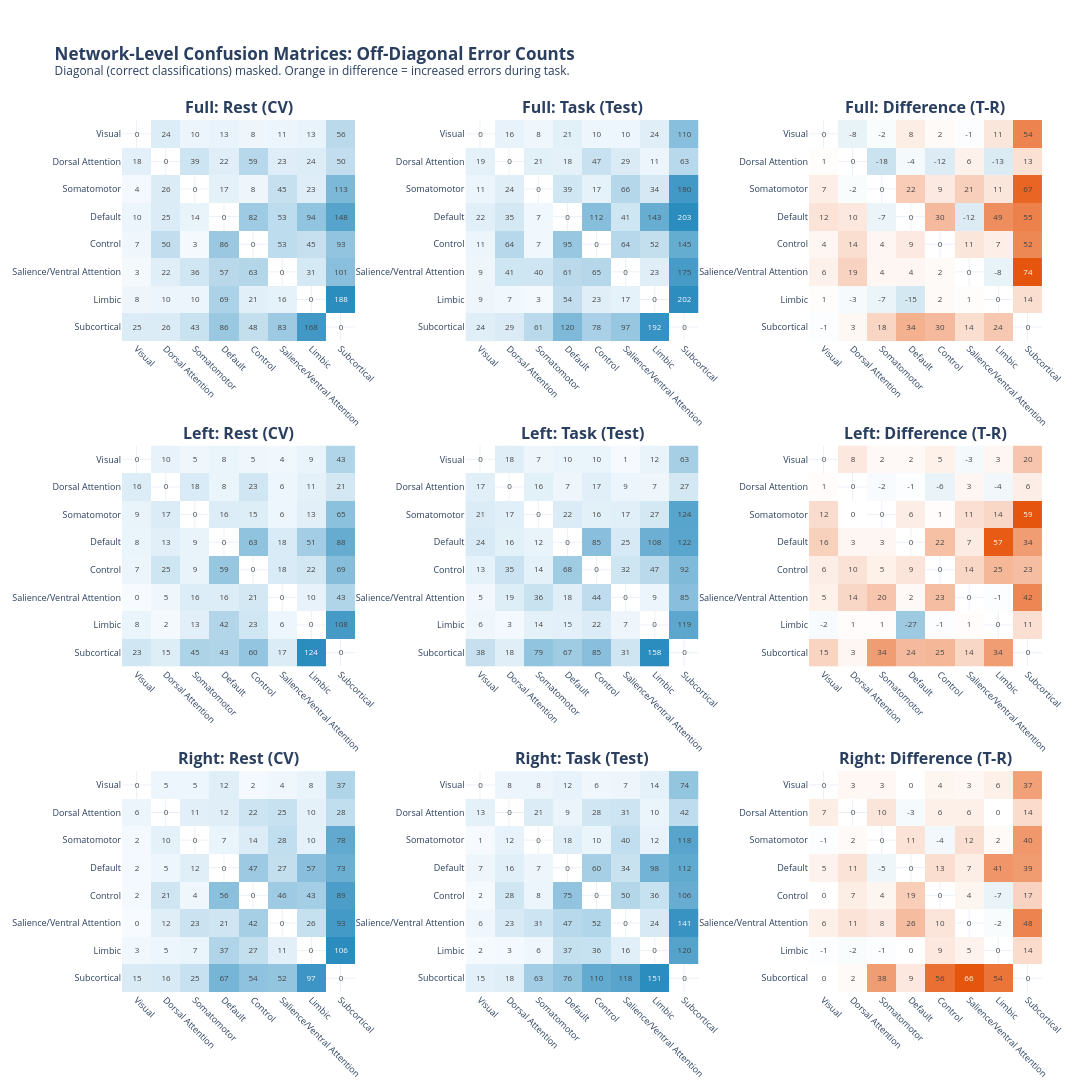

Notebook code cell kept with this figure:
### Markdown cell above
---
## 5. Network-Level Error Patterns

We now examine which functional networks confuse with which others. This analysis aggregates the 232×232 confusion matrix into an 8×8 network-level view.

**What to look for**:
- Are errors concentrated in specific network pairs (suggesting interpretable confusion patterns)?
- Does the task condition change which networks confuse with each other?
- Which networks show the largest error increases during task engagement?

### Code cell
def aggregate_to_network_sum(region_matrix, region_info):
    """Aggregate region-level confusion matrix to network-level absolute counts."""
    net_labels = region_info['major_network'].values
    df = pd.DataFrame(region_matrix, index=net_labels, columns=net_labels)
    
    row_grouped = df.groupby(level=0).sum()
    full_grouped = row_grouped.transpose().groupby(level=0).sum().transpose()
    
    net_matrix = full_grouped.reindex(index=NETWORKS, columns=NETWORKS).fillna(0)
    return net_matrix.values

# Process matrices for all models
full_rest_net = aggregate_to_network_sum(confusion_matrix_cv_full, region_info_full)
full_task_net = aggregate_to_network_sum(confusion_matrix_task_full, region_info_full)
lh_rest_net = aggregate_to_network_sum(confusion_matrix_cv_lh, region_info_lh)
lh_task_net = aggregate_to_network_sum(confusion_matrix_task_lh, region_info_lh)
rh_rest_net = aggregate_to_network_sum(confusion_matrix_cv_rh, region_info_rh)
rh_task_net = aggregate_to_network_sum(confusion_matrix_task_rh, region_info_rh)

# Organize for plotting: [Full, Left, Right] × [Rest, Task, Difference]
matrix_data = [
    [full_rest_net, full_task_net, (full_task_net - full_rest_net)],
    [lh_rest_net, lh_task_net, (lh_task_net - lh_rest_net)],
    [rh_rest_net, rh_task_net, (rh_task_net - rh_rest_net)]
]

# Define color schemes
colorscale_seq = [[0, '#f7fbff'], [1, '#2b8cbe']]  # Sequential blue
colorscale_div = [[0, '#2b8cbe'], [0.5, '#ffffff'], [1, '#e6550d']]  # Diverging blue-orange

# Create 3×3 heatmap grid
rows_labels = ['Full', 'Left', 'Right']
cols_labels = ['Rest (CV)', 'Task (Test)', 'Difference (T-R)']

fig = make_subplots(
    rows=3, cols=3,
    subplot_titles=[f"<b>{r}: {c}</b>" for r in rows_labels for c in cols_labels],
    horizontal_spacing=0.12, 
    vertical_spacing=0.12
)

for i in range(3):
    for j in range(3):
        data = matrix_data[i][j].copy()
        mask = np.eye(len(NETWORKS), dtype=bool)
        data_masked = np.where(mask, None, data)  # Mask diagonal (correct classifications)
        
        if j < 2:  # Rest or Task
            colorscale = colorscale_seq
            valid_vals = data_masked[data_masked != None]
            zmin, zmax = 0, np.nanmax(valid_vals) if len(valid_vals) > 0 else 1
        else:  # Difference
            colorscale = colorscale_div
            valid_vals = data_masked[data_masked != None].astype(float)
            limit = np.nanmax(np.abs(valid_vals)) if len(valid_vals) > 0 else 1
            zmin, zmax = -limit, limit

        fig.add_trace(
            go.Heatmap(
                z=data_masked, x=NETWORKS, y=NETWORKS,
                colorscale=colorscale, zmin=zmin, zmax=zmax,
                text=data_masked, texttemplate="%{text:.0f}", textfont={"size": 8},
                showscale=False,
                hovertemplate="True: %{y}<br>Predicted: %{x}<br>Count: %{z}<extra></extra>"
            ),
            row=i+1, col=j+1
        )

fig.update_layout(
    title_text="<b>Network-Level Confusion Matrices: Off-Diagonal Error Counts</b><br>" +
               "<sup>Diagonal (correct classifications) masked. Orange in difference = increased errors during task.</sup>",
    template="plotly_white",
    height=1200, width=1400,
    margin=dict(l=120, r=50, t=120, b=100)
)

fig.update_xaxes(tickangle=45, tickfont=dict(size=9))
fig.update_yaxes(autorange="reversed", tickfont=dict(size=9))

fig.show()

### Figure 1 — Plotly figure (JSON) as saved in the notebook; plotly's stock layout.template omitted (floating-point values rounded to 4 significant figures)
{"data": [{"colorscale": [[0, "#f7fbff"], [1, "#2b8cbe"]], "hovertemplate": "True: %{y}<br>Predicted: %{x}<br>Count: %{z}<extra></extra>", "showscale": false, "text": [[null, 24, 10, 13, 8, 11, 13, 56], [18, null, 39, 22, 59, 23, 24, 50], [4, 26, null, 17, 8, 45, 23, 113], [10, 25, 14, null, 82, 53, 94, 148], [7, 50, 3, 86, null, 53, 45, 93], [3, 22, 36, 57, 63, null, 31, 101], [8, 10, 10, 69, 21, 16, null, 188], [25, 26, 43, 86, 48, 83, 168, null]], "textfont": {"size": 8}, "texttemplate": "%{text:.0f}", "type": "heatmap", "x": ["Visual", "Dorsal Attention", "Somatomotor", "Default", "Control", "Salience/Ventral Attention", "Limbic", "Subcortical"], "xaxis": "x", "y": ["Visual", "Dorsal Attention", "Somatomotor", "Default", "Control", "Salience/Ventral Attention", "Limbic", "Subcortical"], "yaxis": "y", "z": [[null, 24, 10, 13, 8, 11, 13, 56], [18, null, 39, 22, 59, 23, 24, 50], [4, 26, null, 17, 8, 45, 23, 113], [10, 25, 14, null, 82, 53, 94, 148], [7, 50, 3, 86, null, 53, 45, 93], [3, 22, 36, 57, 63, null, 31, 101], [8, 10, 10, 69, 21, 16, null, 188], [25, 26, 43, 86, 48, 83, 168, null]], "zmax": 188, "zmin": 0}, {"colorscale": [[0, "#f7fbff"], [1, "#2b8cbe"]], "hovertemplate": "True: %{y}<br>Predicted: %{x}<br>Count: %{z}<extra></extra>", "showscale": false, "text": [[null, 16, 8, 21, 10, 10, 24, 110], [19, null, 21, 18, 47, 29, 11, 63], [11, 24, null, 39, 17, 66, 34, 180], [22, 35, 7, null, 112, 41, 143, 203], [11, 64, 7, 95, null, 64, 52, 145], [9, 41, 40, 61, 65, null, 23, 175], [9, 7, 3, 54, 23, 17, null, 202], [24, 29, 61, 120, 78, 97, 192, null]], "textfont": {"size": 8}, "texttemplate": "%{text:.0f}", "type": "heatmap", "x": ["Visual", "Dorsal Attention", "Somatomotor", "Default", "Control", "Salience/Ventral Attention", "Limbic", "Subcortical"], "xaxis": "x2", "y": ["Visual", "Dorsal Attention", "Somatomotor", "Default", "Control", "Salience/Ventral Attention", "Limbic", "Subcortical"], "yaxis": "y2", "z": [[null, 16, 8, 21, 10, 10, 24, 110], [19, null, 21, 18, 47, 29, 11, 63], [11, 24, null, 39, 17, 66, 34, 180], [22, 35, 7, null, 112, 41, 143, 203], [11, 64, 7, 95, null, 64, 52, 145], [9, 41, 40, 61, 65, null, 23, 175], [9, 7, 3, 54, 23, 17, null, 202], [24, 29, 61, 120, 78, 97, 192, null]], "zmax": 203, "zmin": 0}, {"colorscale": [[0, "#2b8cbe"], [0.5, "#ffffff"], [1, "#e6550d"]], "hovertemplate": "True: %{y}<br>Predicted: %{x}<br>Count: %{z}<extra></extra>", "showscale": false, "text": [[null, -8, -2, 8, 2, -1, 11, 54], [1, null, -18, -4, -12, 6, -13, 13], [7, -2, null, 22, 9, 21, 11, 67], [12, 10, -7, null, 30, -12, 49, 55], [4, 14, 4, 9, null, 11, 7, 52], [6, 19, 4, 4, 2, null, -8, 74], [1, -3, -7, -15, 2, 1, null, 14], [-1, 3, 18, 34, 30, 14, 24, null]], "textfont": {"size": 8}, "texttemplate": "%{text:.0f}", "type": "heatmap", "x": ["Visual", "Dorsal Attention", "Somatomotor", "Default", "Control", "Salience/Ventral Attention", "Limbic", "Subcortical"], "xaxis": "x3", "y": ["Visual", "Dorsal Attention", "Somatomotor", "Default", "Control", "Salience/Ventral Attention", "Limbic", "Subcortical"], "yaxis": "y3", "z": [[null, -8, -2, 8, 2, -1, 11, 54], [1, null, -18, -4, -12, 6, -13, 13], [7, -2, null, 22, 9, 21, 11, 67], [12, 10, -7, null, 30, -12, 49, 55], [4, 14, 4, 9, null, 11, 7, 52], [6, 19, 4, 4, 2, null, -8, 74], [1, -3, -7, -15, 2, 1, null, 14], [-1, 3, 18, 34, 30, 14, 24, null]], "zmax": 74, "zmin": -74}, {"colorscale": [[0, "#f7fbff"], [1, "#2b8cbe"]], "hovertemplate": "True: %{y}<br>Predicted: %{x}<br>Count: %{z}<extra></extra>", "showscale": false, "text": [[null, 10, 5, 8, 5, 4, 9, 43], [16, null, 18, 8, 23, 6, 11, 21], [9, 17, null, 16, 15, 6, 13, 65], [8, 13, 9, null, 63, 18, 51, 88], [7, 25, 9, 59, null, 18, 22, 69], [0, 5, 16, 16, 21, null, 10, 43], [8, 2, 13, 42, 23, 6, null, 108], [23, 15, 45, 43, 60, 17, 124, null]], "textfont": {"size": 8}, "texttemplate": "%{text:.0f}", "type": "heatmap", "x": ["Visual", "Dorsal Attention", "Somatomotor", "Default", "Control", "Salience/Ventral Attention", "Limbic", "Subcortical"], "xaxis": "x4", "y": ["Visual", "Dorsal Attention", "Somatomotor", "Default", "Control", "Salience/Ventral Attention", "Limbic", "Subcortical"], "yaxis": "y4", "z": [[null, 10, 5, 8, 5, 4, 9, 43], [16, null, 18, 8, 23, 6, 11, 21], [9, 17, null, 16, 15, 6, 13, 65], [8, 13, 9, null, 63, 18, 51, 88], [7, 25, 9, 59, null, 18, 22, 69], [0, 5, 16, 16, 21, null, 10, 43], [8, 2, 13, 42, 23, 6, null, 108], [23, 15, 45, 43, 60, 17, 124, null]], "zmax": 124, "zmin": 0}, {"colorscale": [[0, "#f7fbff"], [1, "#2b8cbe"]], "hovertemplate": "True: %{y}<br>Predicted: %{x}<br>Count: %{z}<extra></extra>", "showscale": false, "text": [[null, 18, 7, 10, 10, 1, 12, 63], [17, null, 16, 7, 17, 9, 7, 27], [21, 17, null, 22, 16, 17, 27, 124], [24, 16, 12, null, 85, 25, 108, 122], [13, 35, 14, 68, null, 32, 47, 92], [5, 19, 36, 18, 44, null, 9, 85], [6, 3, 14, 15, 22, 7, null, 119], [38, 18, 79, 67, 85, 31, 158, null]], "textfont": {"size": 8}, "texttemplate": "%{text:.0f}", "type": "heatmap", "x": ["Visual", "Dorsal Attention", "Somatomotor", "Default", "Control", "Salience/Ventral Attention", "Limbic", "Subcortical"], "xaxis": "x5", "y": ["Visual", "Dorsal Attention", "Somatomotor", "Default", "Control", "Salience/Ventral Attention", "Limbic", "Subcortical"], "yaxis": "y5", "z": [[null, 18, 7, 10, 10, 1, 12, 63], [17, null, 16, 7, 17, 9, 7, 27], [21, 17, null, 22, 16, 17, 27, 124], [24, 16, 12, null, 85, 25, 108, 122], [13, 35, 14, 68, null, 32, 47, 92], [5, 19, 36, 18, 44, null, 9, 85], [6, 3, 14, 15, 22, 7, null, 119], [38, 18, 79, 67, 85, 31, 158, null]], "zmax": 158, "zmin": 0}, {"colorscale": [[0, "#2b8cbe"], [0.5, "#ffffff"], [1, "#e6550d"]], "hovertemplate": "True: %{y}<br>Predicted: %{x}<br>Count: %{z}<extra></extra>", "showscale": false, "text": [[null, 8, 2, 2, 5, -3, 3, 20], [1, null, -2, -1, -6, 3, -4, 6], [12, 0, null, 6, 1, 11, 14, 59], [16, 3, 3, null, 22, 7, 57, 34], [6, 10, 5, 9, null, 14, 25, 23], [5, 14, 20, 2, 23, null, -1, 42], [-2, 1, 1, -27, -1, 1, null, 11], [15, 3, 34, 24, 25, 14, 34, null]], "textfont": {"size": 8}, "texttemplate": "%{text:.0f}", "type": "heatmap", "x": ["Visual", "Dorsal Attention", "Somatomotor", "Default", "Control", "Salience/Ventral Attention", "Limbic", "Subcortical"], "xaxis": "x6", "y": ["Visual", "Dorsal Attention", "Somatomotor", "Default", "Control", "Salience/Ventral Attention", "Limbic", "Subcortical"], "yaxis": "y6", "z": [[null, 8, 2, 2, 5, -3, 3, 20], [1, null, -2, -1, -6, 3, -4, 6], [12, 0, null, 6, 1, 11, 14, 59], [16, 3, 3, null, 22, 7, 57, 34], [6, 10, 5, 9, null, 14, 25, 23], [5, 14, 20, 2, 23, null, -1, 42], [-2, 1, 1, -27, -1, 1, null, 11], [15, 3, 34, 24, 25, 14, 34, null]], "zmax": 59, "zmin": -59}, {"colorscale": [[0, "#f7fbff"], [1, "#2b8cbe"]], "hovertemplate": "True: %{y}<br>Predicted: %{x}<br>Count: %{z}<extra></extra>", "showscale": false, "text": [[null, 5, 5, 12, 2, 4, 8, 37], [6, null, 11, 12, 22, 25, 10, 28], [2, 10, null, 7, 14, 28, 10, 78], [2, 5, 12, null, 47, 27, 57, 73], [2, 21, 4, 56, null, 46, 43, 89], [0, 12, 23, 21, 42, null, 26, 93], [3, 5, 7, 37, 27, 11, null, 106], [15, 16, 25, 67, 54, 52, 97, null]], "textfont": {"size": 8}, "texttemplate": "%{text:.0f}", "type": "heatmap", "x": ["Visual", "Dorsal Attention", "Somatomotor", "Default", "Control", "Salience/Ventral Attention", "Limbic", "Subcortical"], "xaxis": "x7", "y": ["Visual", "Dorsal Attention", "Somatomotor", "Default", "Control", "Salience/Ventral Attention", "Limbic", "Subcortical"], "yaxis": "y7", "z": [[null, 5, 5, 12, 2, 4, 8, 37], [6, null, 11, 12, 22, 25, 10, 28], [2, 10, null, 7, 14, 28, 10, 78], [2, 5, 12, null, 47, 27, 57, 73], [2, 21, 4, 56, null, 46, 43, 89], [0, 12, 23, 21, 42, null, 26, 93], [3, 5, 7, 37, 27, 11, null, 106], [15, 16, 25, 67, 54, 52, 97, null]], "zmax": 106, "zmin": 0}, {"colorscale": [[0, "#f7fbff"], [1, "#2b8cbe"]], "hovertemplate": "True: %{y}<br>Predicted: %{x}<br>Count: %{z}<extra></extra>", "showscale": false, "text": [[null, 8, 8, 12, 6, 7, 14, 74], [13, null, 21, 9, 28, 31, 10, 42], [1, 12, null, 18, 10, 40, 12, 118], [7, 16, 7, null, 60, 34, 98, 112], [2, 28, 8, 75, null, 50, 36, 106], [6, 23, 31, 47, 52, null, 24, 141], [2, 3, 6, 37, 36, 16, null, 120], [15, 18, 63, 76, 110, 118, 151, null]], "textfont": {"size": 8}, "texttemplate": "%{text:.0f}", "type": "heatmap", "x": ["Visual", "Dorsal Attention", "Somatomotor", "Default", "Control", "Salience/Ventral Attention", "Limbic", "Subcortical"], "xaxis": "x8", "y": ["Visual", "Dorsal Attention", "Somatomotor", "Default", "Control", "Salience/Ventral Attention", "Limbic", "Subcortical"], "yaxis": "y8", "z": [[null, 8, 8, 12, 6, 7, 14, 74], [13, null, 21, 9, 28, 31, 10, 42], [1, 12, null, 18, 10, 40, 12, 118], [7, 16, 7, null, 60, 34, 98, 112], [2, 28, 8, 75, null, 50, 36, 106], [6, 23, 31, 47, 52, null, 24, 141], [2, 3, 6, 37, 36, 16, null, 120], [15, 18, 63, 76, 110, 118, 151, null]], "zmax": 151, "zmin": 0}, {"colorscale": [[0, "#2b8cbe"], [0.5, "#ffffff"], [1, "#e6550d"]], "hovertemplate": "True: %{y}<br>Predicted: %{x}<br>Count: %{z}<extra></extra>", "showscale": false, "text": [[null, 3, 3, 0, 4, 3, 6, 37], [7, null, 10, -3, 6, 6, 0, 14], [-1, 2, null, 11, -4, 12, 2, 40], [5, 11, -5, null, 13, 7, 41, 39], [0, 7, 4, 19, null, 4, -7, 17], [6, 11, 8, 26, 10, null, -2, 48], [-1, -2, -1, 0, 9, 5, null, 14], [0, 2, 38, 9, 56, 66, 54, null]], "textfont": {"size": 8}, "texttemplate": "%{text:.0f}", "type": "heatmap", "x": ["Visual", "Dorsal Attention", "Somatomotor", "Default", "Control", "Salience/Ventral Attention", "Limbic", "Subcortical"], "xaxis": "x9", "y": ["Visual", "Dorsal Attention", "Somatomotor", "Default", "Control", "Salience/Ventral Attention", "Limbic", "Subcortical"], "yaxis": "y9", "z": [[null, 3, 3, 0, 4, 3, 6, 37], [7, null, 10, -3, 6, 6, 0, 14], [-1, 2, null, 11, -4, 12, 2, 40], [5, 11, -5, null, 13, 7, 41, 39], [0, 7, 4, 19, null, 4, -7, 17], [6, 11, 8, 26, 10, null, -2, 48], [-1, -2, -1, 0, 9, 5, null, 14], [0, 2, 38, 9, 56, 66, 54, null]], "zmax": 66, "zmin": -66}], "layout": {"annotations": [{"font": {"size": 16}, "showarrow": false, "text": "<b>Full: Rest (CV)</b>", "x": 0.1267, "xanchor": "center", "xref": "paper", "y": 1, "yanchor": "bottom", "yref": "paper"}, {"font": {"size": 16}, "showarrow": false, "text": "<b>Full: Task (Test)</b>", "x": 0.5, "xanchor": "center", "xref": "paper", "y": 1, "yanchor": "bottom", "yref": "paper"}, {"font": {"size": 16}, "showarrow": false, "text": "<b>Full: Difference (T-R)</b>", "x": 0.8733, "xanchor": "center", "xref": "paper", "y": 1, "yanchor": "bottom", "yref": "paper"}, {"font": {"size": 16}, "showarrow": false, "text": "<b>Left: Rest (CV)</b>", "x": 0.1267, "xanchor": "center", "xref": "paper", "y": 0.6267, "yanchor": "bottom", "yref": "paper"}, {"font": {"size": 16}, "showarrow": false, "text": "<b>Left: Task (Test)</b>", "x": 0.5, "xanchor": "center", "xref": "paper", "y": 0.6267, "yanchor": "bottom", "yref": "paper"}, {"font": {"size": 16}, "showarrow": false, "text": "<b>Left: Difference (T-R)</b>", "x": 0.8733, "xanchor": "center", "xref": "paper", "y": 0.6267, "yanchor": "bottom", "yref": "paper"}, {"font": {"size": 16}, "showarrow": false, "text": "<b>Right: Rest (CV)</b>", "x": 0.1267, "xanchor": "center", "xref": "paper", "y": 0.2533, "yanchor": "bottom", "yref": "paper"}, {"font": {"size": 16}, "showarrow": false, "text": "<b>Right: Task (Test)</b>", "x": 0.5, "xanchor": "center", "xref": "paper", "y": 0.2533, "yanchor": "bottom", "yref": "paper"}, {"font": {"size": 16}, "showarrow": false, "text": "<b>Right: Difference (T-R)</b>", "x": 0.8733, "xanchor": "center", "xref": "paper", "y": 0.2533, "yanchor": "bottom", "yref": "paper"}], "height": 1200, "margin": {"b": 100, "l": 120, "r": 50, "t": 120}, "title": {"text": "<b>Network-Level Confusion Matrices: Off-Diagonal Error Counts</b><br><sup>Diagonal (correct classifications) masked. Orange in difference = increased errors during task.</sup>"}, "width": 1400, "xaxis": {"anchor": "y", "domain": [0, 0.2533], "tickangle": 45, "tickfont": {"size": 9}}, "xaxis2": {"anchor": "y2", "domain": [0.3733, 0.6267], "tickangle": 45, "tickfont": {"size": 9}}, "xaxis3": {"anchor": "y3", "domain": [0.7467, 1], "tickangle": 45, "tickfont": {"size": 9}}, "xaxis4": {"anchor": "y4", "domain": [0, 0.2533], "tickangle": 45, "tickfont": {"size": 9}}, "xaxis5": {"anchor": "y5", "domain": [0.3733, 0.6267], "tickangle": 45, "tickfont": {"size": 9}}, "xaxis6": {"anchor": "y6", "domain": [0.7467, 1], "tickangle": 45, "tickfont": {"size": 9}}, "xaxis7": {"anchor": "y7", "domain": [0, 0.2533], "tickangle": 45, "tickfont": {"size": 9}}, "xaxis8": {"anchor": "y8", "domain": [0.3733, 0.6267], "tickangle": 45, "tickfont": {"size": 9}}, "xaxis9": {"anchor": "y9", "domain": [0.7467, 1], "tickangle": 45, "tickfont": {"size": 9}}, "yaxis": {"anchor": "x", "autorange": "reversed", "domain": [0.7467, 1], "tickfont": {"size": 9}}, "yaxis2": {"anchor": "x2", "autorange": "reversed", "domain": [0.7467, 1], "tickfont": {"size": 9}}, "yaxis3": {"anchor": "x3", "autorange": "reversed", "domain": [0.7467, 1], "tickfont": {"size": 9}}, "yaxis4": {"anchor": "x4", "autorange": "reversed", "domain": [0.3733, 0.6267], "tickfont": {"size": 9}}, "yaxis5": {"anchor": "x5", "autorange": "reversed", "domain": [0.3733, 0.6267], "tickfont": {"size": 9}}, "yaxis6": {"anchor": "x6", "autorange": "reversed", "domain": [0.3733, 0.6267], "tickfont": {"size": 9}}, "yaxis7": {"anchor": "x7", "autorange": "reversed", "domain": [0, 0.2533], "tickfont": {"size": 9}}, "yaxis8": {"anchor": "x8", "autorange": "reversed", "domain": [0, 0.2533], "tickfont": {"size": 9}}, "yaxis9": {"anchor": "x9", "autorange": "reversed", "domain": [0, 0.2533], "tickfont": {"size": 9}}}}
